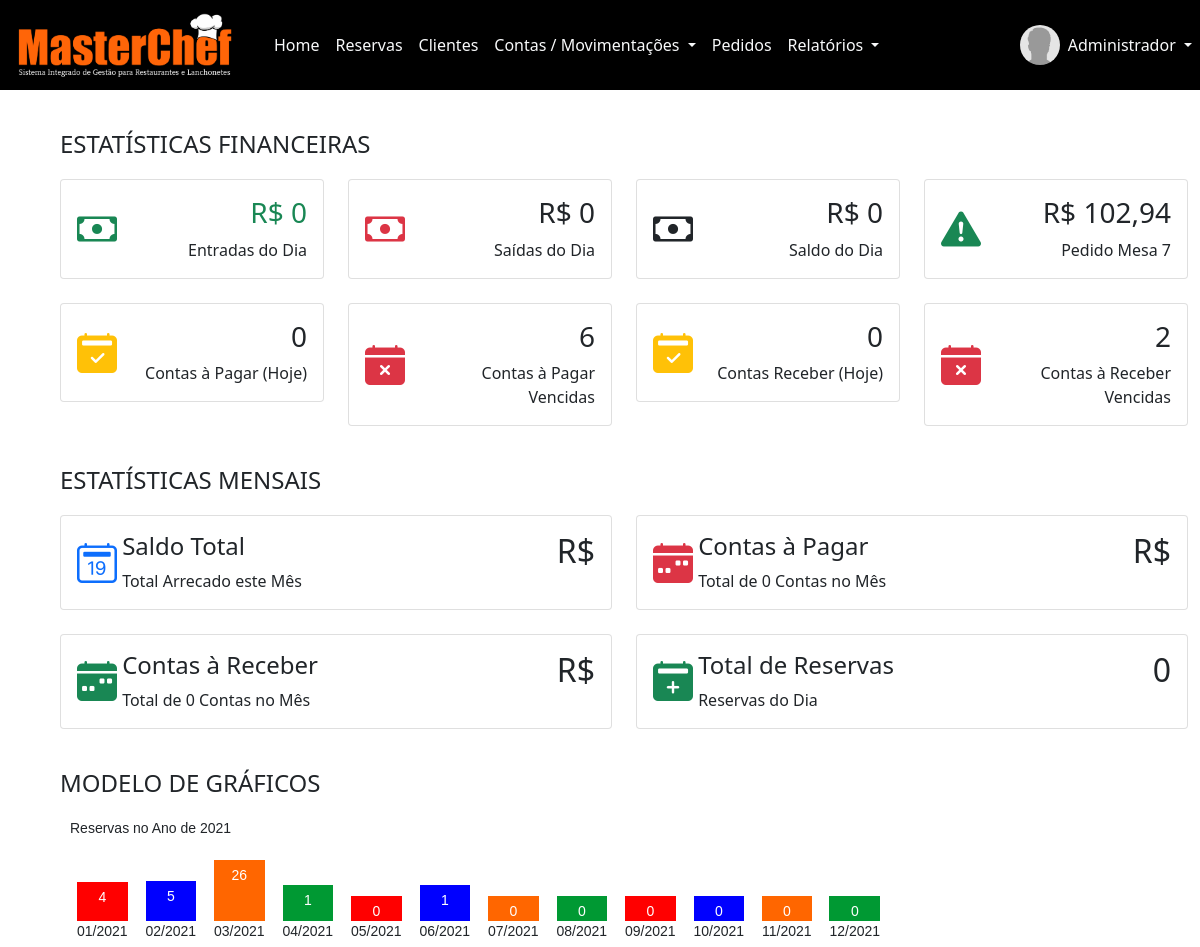
Page /sistema/painel-recep/index.php (signed in) on the committed database.
### tables this page shows
CREATE TABLE `usuarios` (
  `id` int(11) NOT NULL,
  `nome` varchar(50) NOT NULL,
  `cpf` varchar(20) NOT NULL,
  `email` varchar(50) NOT NULL,
  `senha` varchar(30) NOT NULL,
  `nivel` varchar(20) NOT NULL
);

CREATE TABLE `movimentacoes` (
  `id` int(11) NOT NULL,
  `tipo` varchar(20) NOT NULL,
  `descricao` varchar(50) NOT NULL,
  `valor` decimal(8,2) NOT NULL,
  `usuario` int(11) NOT NULL,
  `data` date NOT NULL,
  `id_mov` int(11) NOT NULL
);

### sistema/painel-recep/index.php (the view, shortened to what this page needs)
<?php
require_once("../../conexao.php");
$menu1 = 'home';
$menu2 = 'reservas';
$menu3 = 'clientes';
$menu4 = 'pagar';
$menu5 = 'receber';
$menu6 = 'compras';
$menu7 = 'movimentacoes';
$menu8 = 'pedidos';
$menu9 = 'consultas-pedidos';
$id_usuario = $_SESSION['id'];
$query = $pdo->query("SELECT * FROM usuarios WHERE id = '$id_usuario'");
$res = $query->fetchAll(PDO::FETCH_ASSOC);
$total_reg = @count($res);
if($total_reg > 0){
	$nome_usu = $res[0]['nome'];
}
?>
<!DOCTYPE html>
<html>
<head>
	<link href="https://cdn.jsdelivr.net/npm/bootstrap@5.0.0-beta2/dist/css/bootstrap.min.css" rel="stylesheet">
	<link rel="stylesheet" type="text/css" href="../vendor/DataTables/datatables.min.css"/>
	<link rel="stylesheet" href="https://cdn.jsdelivr.net/npm/bootstrap-icons@1.4.0/font/bootstrap-icons.css">
</head>
<body>
	<nav class="navbar navbar-expand-lg navbar-dark" style="background: #000000;>
		<div class="container-fluid">
			<a class="navbar-brand" href="index.php"><img src="../img/logo-texto-grande.png" width="250"></a>
			<div class="collapse navbar-collapse" id="navbarSupportedContent">
				<ul class="navbar-nav me-auto mb-2 mb-lg-0">
					<li class="nav-item">
						<a class="nav-link active text-light" aria-current="page" href="index.php?pag=<?php echo $menu1 ?>">Home</a>
					</li>
					<li class="nav-item">
						<a class="nav-link active text-light" aria-current="page" href="index.php?pag=<?php echo $menu2 ?>">Reservas</a>
					</li>
					<li class="nav-item">
						<a class="nav-link active text-light" aria-current="page" href="index.php?pag=<?php echo $menu3 ?>">Clientes</a>
					</li>
					<li class="nav-item dropdown">
						<a class="nav-link dropdown-toggle text-light" href="#" id="navbarDropdown" role="button" data-bs-toggle="dropdown" aria-expanded="false">
							Contas / Movimentações
						</a>
					</li>
            <li class="nav-item">
            <a class="nav-link active text-light" aria-current="page" href="index.php?pag=<?php echo $menu8 ?>">Pedidos</a>
          </li>
					<li class="nav-item dropdown">
						<a class="nav-link dropdown-toggle text-light" href="#" id="navbarDropdown" role="button" data-bs-toggle="dropdown" aria-expanded="false">
							Relatórios
						</a>
					</li>
				</ul>
			<div class="d-flex mr-4">
          <img class="img-profile rounded-circle" src="../img/sem-usuario.jpg" width="40px" height="40px">
          <div class="collapse navbar-collapse" id="navbarNavDarkDropdown">
            <ul class="navbar-nav">
              <li class="nav-item dropdown">
                <a class="nav-link dropdown-toggle text-light" href="#" id="navbarDarkDropdownMenuLink" role="button" data-bs-toggle="dropdown" aria-expanded="false">
                  <?php echo $nome_usu ?>
                </a>
              </li>
            </ul>
          </div>
        </div>
			</div>
	</nav>
	<div class="container-fluid mt-4 mx-4 px-4">
     	<?php
     		if(@$_GET['pag'] == $menu1){
     			require_once($menu1.'.php');
     		}else if(@$_GET['pag'] == $menu2){
     			require_once($menu2.'.php');
     		}else if(@$_GET['pag'] == $menu3){
     			require_once($menu3.'.php');
     		}else if(@$_GET['pag'] == $menu4){
     			require_once($menu4.'.php');
     		}else if(@$_GET['pag'] == $menu5){
     			require_once($menu5.'.php');
     		}else if(@$_GET['pag'] == $menu6){
     			require_once($menu6.'.php');
     		}else if(@$_GET['pag'] == $menu7){
     			require_once($menu7.'.php');
        }else if(@$_GET['pag'] == $menu8){
          require_once($menu8.'.php');
     		 }else if(@$_GET['pag'] == $menu9){
          require_once($menu9.'.php');
     		}
     		else{
     			require_once($menu1.'.php');
     		}
     	 ?>
	</div>
</body>
</html>

### sistema/painel-recep/home.php (shortened to what this page needs)
<?php
$mes_atual = Date('m');
$ano_atual = Date('Y');
$dataInicioMes = $ano_atual."-".$mes_atual."-01";
$entradasF = 0;
$saidasF = 0;
$saldoF = 0;
	$query = $pdo->query("SELECT * from movimentacoes order by id desc limit 1");
	$res = $query->fetchAll(PDO::FETCH_ASSOC);
	$valorMov = $res[0]['valor'];
	$descricaoMov = $res[0]['descricao'];
	$tipoMov = $res[0]['tipo'];
	$valorMov = number_format($valorMov, 2, ',', '.');
	if($tipoMov == 'Entrada'){
		$classeMov = 'text-success';
	}else{
		$classeMov = 'text-danger';
	}
	$query = $pdo->query("SELECT * from contas_receber where vencimento < curDate() and pago != 'Sim'");
	$res = $query->fetchAll(PDO::FETCH_ASSOC);
	$contas_receber_vencidas = @count($res);
	$query = $pdo->query("SELECT * from contas_receber where vencimento = curDate() and pago != 'Sim'");
	$res = $query->fetchAll(PDO::FETCH_ASSOC);
	$contas_receber_hoje = @count($res);
	$query = $pdo->query("SELECT * from contas_pagar where vencimento < curDate() and pago != 'Sim'");
	$res = $query->fetchAll(PDO::FETCH_ASSOC);
	$contas_pagar_vencidas = @count($res);
	$query = $pdo->query("SELECT * from contas_pagar where vencimento = curDate() and pago != 'Sim'");
	$res = $query->fetchAll(PDO::FETCH_ASSOC);
	$contas_pagar_hoje = @count($res);
		$query = $pdo->query("SELECT * from contas_pagar where data >= '$dataInicioMes' and data <= curDate()");
		$res = $query->fetchAll(PDO::FETCH_ASSOC);
		$pagarMes = @count($res);
		$query = $pdo->query("SELECT * from contas_receber where data >= '$dataInicioMes' and data <= curDate()");
		$res = $query->fetchAll(PDO::FETCH_ASSOC);
		$receberMes = @count($res);
		$query = $pdo->query("SELECT * from reservas where data = curDate()");
		$res = $query->fetchAll(PDO::FETCH_ASSOC);
		$total_reservas = @count($res);
		?>
		<div class="container-fluid">
			<section id="minimal-statistics">
				<div class="row mb-2">
					<div class="col-12 mt-3 mb-1">
						<h4 class="text-uppercase">Estatísticas Financeiras</h4>
					</div>
				</div>
				<div class="row mb-4">
					<div class="col-xl-3 col-sm-6 col-12">
						<div class="card">
							<div class="card-content">
								<div class="card-body">
									<div class="row">
										<div class="align-self-center col-3">
											<i class="bi bi-cash text-success fs-1 float-start"></i>
										</div>
										<div class="col-9 text-end">
											<h3> <span class="text-success">R$ <?php echo @$entradasF ?></span></h3>
											<span>Entradas do Dia</span>
										</div>
									</div>
								</div>
							</div>
						</div>
					</div>
					<div class="col-xl-3 col-sm-6 col-12">
						<div class="card">
							<div class="card-content">
								<div class="card-body">
									<div class="row">
										<div class="align-self-center col-3">
											<i class="bi bi-cash text-danger fs-1 float-start"></i>
										</div>
										<div class="col-9 text-end">
											<h3> <span class="">R$ <?php echo @$saidasF ?></span></h3>
											<span>Saídas do Dia</span>
										</div>
									</div>
								</div>
							</div>
						</div>
					</div>
					<div class="col-xl-3 col-sm-6 col-12">
						<div class="card">
							<div class="card-content">
								<div class="card-body">
									<div class="row">
										<div class="align-self-center col-3">
											<i class="bi bi-cash <?php echo $classeSaldo ?> fs-1 float-start"></i>
										</div>
										<div class="col-9 text-end">
											<h3> <span class="<?php echo $classeSaldo ?>">R$ <?php echo @$saldoF ?></span></h3>
											<span>Saldo do Dia</span>
										</div>
									</div>
								</div>
							</div>
						</div>
					</div>
					<div class="col-xl-3 col-sm-6 col-12">
						<div class="card">
							<div class="card-content">
								<div class="card-body">
									<div class="row">
										<div class="align-self-center col-3">
											<i class="bi bi-exclamation-triangle-fill <?php echo $classeMov ?> fs-1 float-start"></i>
										</div>
										<div class="col-9 text-end">
											<h3>R$ <?php echo @$valorMov ?></h3>
											<span><?php echo $descricaoMov ?></span>
										</div>
									</div>
								</div>
							</div>
						</div>
					</div>
				</div>
				<div class="row mb-4">
					<div class="col-xl-3 col-sm-6 col-12">
						<div class="card">
							<div class="card-content">
								<div class="card-body">
									<div class="row">
										<div class="align-self-center col-3">
											<i class="bi bi-calendar2-check-fill text-warning fs-1 float-start"></i>
										</div>
										<div class="col-9 text-end">
											<h3> <span class=""><?php echo @$contas_pagar_hoje ?></span></h3>
											<span>Contas à Pagar (Hoje)</span>
										</div>
									</div>
								</div>
							</div>
						</div>
					</div>
					<div class="col-xl-3 col-sm-6 col-12">
						<div class="card">
							<div class="card-content">
								<div class="card-body">
									<div class="row">
										<div class="align-self-center col-3">
											<i class="bi bi-calendar-x-fill text-danger fs-1 float-start"></i>
										</div>
										<div class="col-9 text-end">
											<h3> <span class="">
												<?php echo @$contas_pagar_vencidas ?></span></h3>
												<span>Contas à Pagar Vencidas</span>
											</div>
										</div>
									</div>
								</div>
							</div>
						</div>
						<div class="col-xl-3 col-sm-6 col-12">
							<div class="card">
								<div class="card-content">
									<div class="card-body">
										<div class="row">
											<div class="align-self-center col-3">
												<i class="bi bi-calendar2-check-fill text-warning fs-1 float-start"></i>
											</div>
											<div class="col-9 text-end">
												<h3> <span class=""><?php echo @$contas_receber_hoje ?></span></h3>
												<span>Contas Receber (Hoje)</span>
											</div>
										</div>
									</div>
								</div>
							</div>
						</div>
						<div class="col-xl-3 col-sm-6 col-12">
							<div class="card">
								<div class="card-content">
									<div class="card-body">
										<div class="row">
											<div class="align-self-center col-3">
												<i class="bi bi-calendar-x-fill text-danger fs-1 float-start"></i>
											</div>
											<div class="col-9 text-end">
												<h3><?php echo @$contas_receber_vencidas ?></h3>
												<span>Contas à Receber Vencidas</span>
											</div>
										</div>
									</div>
								</div>
							</div>
						</div>
					</div>
				</section>
				<section id="stats-subtitle">
					<div class="row mb-2">
						<div class="col-12 mt-3 mb-1">
							<h4 class="text-uppercase">Estatísticas Mensais</h4>
						</div>
					</div>
					<div class="row mb-4">
						<div class="col-xl-6 col-md-12">
							<div class="card overflow-hidden">
								<div class="card-content">
									<div class="card-body cleartfix">
										<div class="row media align-items-stretch">
											<div class="align-self-center col-1">
												<i class="bi-calendar2-date text-primary fs-1 mr-2"></i>
											</div>
											<div class="media-body col-6">
												<h4>Saldo Total</h4>
												<span>Total Arrecado este Mês</span>
											</div>
											<div class="text-end col-5">
												<h2><span class="<?php echo $classeSaldoM ?>">R$ <?php echo @$saldoMesF ?></h2></span>
											</div>
										</div>
									</div>
								</div>
							</div>
						</div>
						<div class="col-xl-6 col-md-12">
							<div class="card overflow-hidden">
								<div class="card-content">
									<div class="card-body cleartfix">
										<div class="row media align-items-stretch">
											<div class="align-self-center col-1">
												<i class="bi bi-calendar-week-fill text-danger fs-1 mr-2"></i>
											</div>
											<div class="media-body col-6">
												<h4>Contas à Pagar</h4>
												<span>Total de <?php echo $pagarMes ?> Contas no Mês</span>
											</div>
											<div class="text-end col-5">
												<h2>R$ <?php echo @$pagarMesF ?></h2>
											</div>
										</div>
									</div>
								</div>
							</div>
						</div>
					</div>
					<div class="row mb-4">
						<div class="col-xl-6 col-md-12">
							<div class="card overflow-hidden">
								<div class="card-content">
									<div class="card-body cleartfix">
										<div class="row media align-items-stretch">
											<div class="align-self-center col-1">
												<i class="bi bi-calendar-week-fill text-success fs-1 mr-2"></i>
											</div>
											<div class="media-body col-6">
												<h4>Contas à Receber</h4>
												<span>Total de <?php echo $receberMes ?> Contas no Mês</span>
											</div>
											<div class="text-end col-5">
												<h2>R$ <?php echo @$receberMesF ?></h2>
											</div>
										</div>
									</div>
								</div>
							</div>
						</div>
						<div class="col-xl-6 col-md-12">
							<div class="card overflow-hidden">
								<div class="card-content">
									<div class="card-body cleartfix">
										<div class="row media align-items-stretch">
											<div class="align-self-center col-1">
												<i class="bi bi-calendar2-plus-fill text-success fs-1 mr-2"></i>
											</div>
											<div class="media-body col-6">
												<h4>Total de Reservas</h4>
												<span>Reservas do Dia</span>
											</div>
											<div class="text-end col-5">
												<h2> <?php echo @$total_reservas ?></h2>
											</div>
										</div>
									</div>
								</div>
							</div>
						</div>
					</div>
				</section>
				<section id="stats-subtitle">
					<div class="row mb-2">
						<div class="col-12 mt-3 mb-1">
							<h4 class="text-uppercase">Modelo de Gráficos</h4>
						</div>
					</div>
<div id="principal">
    <p>Reservas no Ano de <?php echo $ano_atual ?></p>
<?php
for($i=1; $i<13; $i++){
$dataMesInicio = $ano_atual."-".$i."-01";
$dataMesFinal = $ano_atual."-".$i."-31";
		$query = $pdo->query("SELECT * from reservas where data >= '$dataMesInicio' and data <= '$dataMesFinal'");
		$res = $query->fetchAll(PDO::FETCH_ASSOC);
		$total_vendas_mes = @count($res);
		if($total_vendas_mes > 0){
			$altura_barra = $total_vendas_mes + 10;
		}else{
			$altura_barra = $total_vendas_mes;
		}
		if($i < 10){
			$texto = '0'.$i .'/'.$ano_atual;
		}else{
			$texto = $i .'/'.$ano_atual;
		}
		?>
     <div id="barra">
            <div class="cor<?php echo $i ?>" style="height:<?php echo $altura_barra + 25 ?>px"> <?php echo $total_vendas_mes ?> </div>
            <div><?php echo $texto ?></div>
        </div>
<?php } ?>
</div>
</section>
</div>

### sistema/painel-recep/home.php (style rules this page uses)
#principal { width:100%; height: 100%; margin-left:10px; font-family:Verdana, Helvetica, sans-serif; font-size:14px; }
#barra { margin: 0 2px; vertical-align: bottom; display: inline-block; padding:5px; text-align:center; }
.cor1, .cor2, .cor3, .cor4, .cor5, .cor6, .cor7, .cor8, .cor9, .cor10, .cor11, .cor12 { color:#FFF; padding: 5px; }
.cor1 { background-color: #FF0000; }
.cor2 { background-color: #0000FF; }
.cor3 { background-color: #FF6600; }
.cor4 { background-color: #009933; }
.cor5 { background-color: #FF0000; }
.cor6 { background-color: #0000FF; }
.cor7 { background-color: #FF6600; }
.cor8 { background-color: #009933; }
.cor9 { background-color: #FF0000; }
.cor10 { background-color: #0000FF; }
.cor11 { background-color: #FF6600; }
.cor12 { background-color: #009933; }

### rows in the picture
usuarios: nome "Administrador"
movimentacoes: valor "102,94", descricao "Pedido Mesa 7"

### other values in the picture
$pagarMes "0"
$receberMes "0"
$ano_atual "2021"
$total_vendas_mes "4"
$texto "01/2021"
$total_vendas_mes "5"
$texto "02/2021"
$total_vendas_mes "26"
$texto "03/2021"
$total_vendas_mes "1"
$texto "04/2021"
$total_vendas_mes "0"
$texto "05/2021"
$texto "06/2021"
$texto "07/2021"
